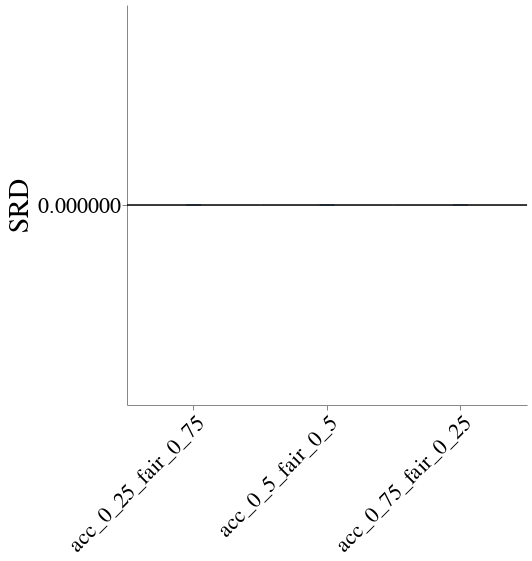

The notebook cell saved with this chart:
### Code cell
create_box_plot_per_dataset_and_case_study(to_plot=best_lp_metrics_per_exp_config_df,
                                           exp_name=EXP_NAME,
                                           dataset_name=DATASET_NAME,
                                           case_study_name=CASE_STUDY_NAME,
                                           metric_name="Selection_Rate_Difference",
                                           group="race")

### Figure 1 — Vega-Lite specification as saved in the notebook (floating-point values rounded to 4 significant figures)
{"config": {"view": {"continuousWidth": 400, "continuousHeight": 300, "stroke": null}, "axis": {"labelFontSize": 22, "labelFontWeight": "normal", "titleFontSize": 28, "titleFontWeight": "normal"}, "title": {"fontSize": 28}}, "data": {"name": "data-49c5fe7391e8cd1f70051400ede22648"}, "mark": {"type": "boxplot", "color": "orange", "median": {"stroke": "black", "strokeWidth": 0.7}, "ticks": true}, "encoding": {"x": {"axis": {"labelAngle": -45, "labelLimit": 500}, "field": "exp_config_name", "title": null, "type": "nominal"}, "y": {"field": "disparity_metric_value", "scale": {"zero": false}, "title": "SRD", "type": "quantitative"}}, "height": 400, "width": 400, "$schema": "https://vega.github.io/schema/vega-lite/v4.17.0.json", "datasets": {"data-49c5fe7391e8cd1f70051400ede22648": [{"exp_config_name": "acc_0_25_fair_0_75", "run_num": 1, "logical_pipeline_uuid": "Tm9uZSZOT19GQUlSTkVTU19JTlRFUlZFTlRJT04mZ2FuZGFsZl9jbGY=", "physical_pipeline_uuid": "aee3bce1-aee2-4c04-a84d-84ad31bf0b34", "compound_pp_quality": 0.9848, "metric": "Selection_Rate_Difference", "model_name": "gandalf_clf", "runtime_in_mins": 1.577, "dataset_name": "law_school", "logical_pipeline_name": "None&NO_FAIRNESS_INTERVENTION&gandalf_clf", "null_imputer_name": "None", "fairness_intervention_name": "NO_FAIRNESS_INTERVENTION", "male&race_dis": 1.0, "male&race_priv": 1.0, "male_dis": 1.0, "male_priv": 1.0, "overall": 1.0, "race_dis": 1.0, "race_priv": 1.0, "disparity_metric_value": 0.0}, {"exp_config_name": "acc_0_25_fair_0_75", "run_num": 2, "logical_pipeline_uuid": "Tm9uZSZOT19GQUlSTkVTU19JTlRFUlZFTlRJT04mZ2FuZGFsZl9jbGY=", "physical_pipeline_uuid": "76be8e9e-6ced-469b-a0ab-b892f92cdba3", "compound_pp_quality": 0.9847, "metric": "Selection_Rate_Difference", "model_name": "gandalf_clf", "runtime_in_mins": 1.78, "dataset_name": "law_school", "logical_pipeline_name": "None&NO_FAIRNESS_INTERVENTION&gandalf_clf", "null_imputer_name": "None", "fairness_intervention_name": "NO_FAIRNESS_INTERVENTION", "male&race_dis": 1.0, "male&race_priv": 1.0, "male_dis": 1.0, "male_priv": 1.0, "overall": 1.0, "race_dis": 1.0, "race_priv": 1.0, "disparity_metric_value": 0.0}, {"exp_config_name": "acc_0_25_fair_0_75", "run_num": 3, "logical_pipeline_uuid": "Tm9uZSZOT19GQUlSTkVTU19JTlRFUlZFTlRJT04mZ2FuZGFsZl9jbGY=", "physical_pipeline_uuid": "cf55d925-d743-46d4-8f99-e6693a5716bb", "compound_pp_quality": 0.9854, "metric": "Selection_Rate_Difference", "model_name": "gandalf_clf", "runtime_in_mins": 0.7831, "dataset_name": "law_school", "logical_pipeline_name": "None&NO_FAIRNESS_INTERVENTION&gandalf_clf", "null_imputer_name": "None", "fairness_intervention_name": "NO_FAIRNESS_INTERVENTION", "male&race_dis": 1.0, "male&race_priv": 1.0, "male_dis": 1.0, "male_priv": 1.0, "overall": 1.0, "race_dis": 1.0, "race_priv": 1.0, "disparity_metric_value": 0.0}, {"exp_config_name": "acc_0_25_fair_0_75", "run_num": 4, "logical_pipeline_uuid": "Tm9uZSZOT19GQUlSTkVTU19JTlRFUlZFTlRJT04mZ2FuZGFsZl9jbGY=", "physical_pipeline_uuid": "b37e011e-e6e6-4fcc-81df-fbfc06fcf3d3", "compound_pp_quality": 0.9862, "metric": "Selection_Rate_Difference", "model_name": "gandalf_clf", "runtime_in_mins": 2.388, "dataset_name": "law_school", "logical_pipeline_name": "None&NO_FAIRNESS_INTERVENTION&gandalf_clf", "null_imputer_name": "None", "fairness_intervention_name": "NO_FAIRNESS_INTERVENTION", "male&race_dis": 1.0, "male&race_priv": 1.0, "male_dis": 1.0, "male_priv": 1.0, "overall": 1.0, "race_dis": 1.0, "race_priv": 1.0, "disparity_metric_value": 0.0}, {"exp_config_name": "acc_0_25_fair_0_75", "run_num": 5, "logical_pipeline_uuid": "Tm9uZSZOT19GQUlSTkVTU19JTlRFUlZFTlRJT04mZ2FuZGFsZl9jbGY=", "physical_pipeline_uuid": "767029af-4e46-45cb-a385-a58b1b96ef9b", "compound_pp_quality": 0.9856, "metric": "Selection_Rate_Difference", "model_name": "gandalf_clf", "runtime_in_mins": 1.687, "dataset_name": "law_school", "logical_pipeline_name": "None&NO_FAIRNESS_INTERVENTION&gandalf_clf", "null_imputer_name": "None", "fairness_intervention_name": "NO_FAIRNESS_INTERVENTION", "male&race_dis": 1.0, "male&race_priv": 1.0, "male_dis": 1.0, "male_priv": 1.0, "overall": 1.0, "race_dis": 1.0, "race_priv": 1.0, "disparity_metric_value": 0.0}, {"exp_config_name": "acc_0_5_fair_0_5", "run_num": 1, "logical_pipeline_uuid": "Tm9uZSZOT19GQUlSTkVTU19JTlRFUlZFTlRJT04mZ2FuZGFsZl9jbGY=", "physical_pipeline_uuid": "486024af-d55d-4df2-8022-f37bc8c6972b", "compound_pp_quality": 0.9697, "metric": "Selection_Rate_Difference", "model_name": "gandalf_clf", "runtime_in_mins": 1.581, "dataset_name": "law_school", "logical_pipeline_name": "None&NO_FAIRNESS_INTERVENTION&gandalf_clf", "null_imputer_name": "None", "fairness_intervention_name": "NO_FAIRNESS_INTERVENTION", "male&race_dis": 1.0, "male&race_priv": 1.0, "male_dis": 1.0, "male_priv": 1.0, "overall": 1.0, "race_dis": 1.0, "race_priv": 1.0, "disparity_metric_value": 0.0}, {"exp_config_name": "acc_0_5_fair_0_5", "run_num": 2, "logical_pipeline_uuid": "Tm9uZSZOT19GQUlSTkVTU19JTlRFUlZFTlRJT04mZ2FuZGFsZl9jbGY=", "physical_pipeline_uuid": "18c69847-8449-4056-9b77-1d59270a62bd", "compound_pp_quality": 0.9694, "metric": "Selection_Rate_Difference", "model_name": "gandalf_clf", "runtime_in_mins": 1.656, "dataset_name": "law_school", "logical_pipeline_name": "None&NO_FAIRNESS_INTERVENTION&gandalf_clf", "null_imputer_name": "None", "fairness_intervention_name": "NO_FAIRNESS_INTERVENTION", "male&race_dis": 1.0, "male&race_priv": 1.0, "male_dis": 1.0, "male_priv": 1.0, "overall": 1.0, "race_dis": 1.0, "race_priv": 1.0, "disparity_metric_value": 0.0}, {"exp_config_name": "acc_0_5_fair_0_5", "run_num": 3, "logical_pipeline_uuid": "Tm9uZSZOT19GQUlSTkVTU19JTlRFUlZFTlRJT04mZ2FuZGFsZl9jbGY=", "physical_pipeline_uuid": "203c9e84-b2dc-4679-8623-0e97c5001b05", "compound_pp_quality": 0.9708, "metric": "Selection_Rate_Difference", "model_name": "gandalf_clf", "runtime_in_mins": 0.8037, "dataset_name": "law_school", "logical_pipeline_name": "None&NO_FAIRNESS_INTERVENTION&gandalf_clf", "null_imputer_name": "None", "fairness_intervention_name": "NO_FAIRNESS_INTERVENTION", "male&race_dis": 1.0, "male&race_priv": 1.0, "male_dis": 1.0, "male_priv": 1.0, "overall": 1.0, "race_dis": 1.0, "race_priv": 1.0, "disparity_metric_value": 0.0}, {"exp_config_name": "acc_0_5_fair_0_5", "run_num": 4, "logical_pipeline_uuid": "Tm9uZSZOT19GQUlSTkVTU19JTlRFUlZFTlRJT04mZ2FuZGFsZl9jbGY=", "physical_pipeline_uuid": "4ad062bc-93db-473e-90fe-aa58dfd6ddcd", "compound_pp_quality": 0.9725, "metric": "Selection_Rate_Difference", "model_name": "gandalf_clf", "runtime_in_mins": 1.652, "dataset_name": "law_school", "logical_pipeline_name": "None&NO_FAIRNESS_INTERVENTION&gandalf_clf", "null_imputer_name": "None", "fairness_intervention_name": "NO_FAIRNESS_INTERVENTION", "male&race_dis": 1.0, "male&race_priv": 1.0, "male_dis": 1.0, "male_priv": 1.0, "overall": 1.0, "race_dis": 1.0, "race_priv": 1.0, "disparity_metric_value": 0.0}, {"exp_config_name": "acc_0_5_fair_0_5", "run_num": 5, "logical_pipeline_uuid": "Tm9uZSZOT19GQUlSTkVTU19JTlRFUlZFTlRJT04mZ2FuZGFsZl9jbGY=", "physical_pipeline_uuid": "9ab8bc91-4a99-495c-80bb-d37091e852fa", "compound_pp_quality": 0.9713, "metric": "Selection_Rate_Difference", "model_name": "gandalf_clf", "runtime_in_mins": 2.415, "dataset_name": "law_school", "logical_pipeline_name": "None&NO_FAIRNESS_INTERVENTION&gandalf_clf", "null_imputer_name": "None", "fairness_intervention_name": "NO_FAIRNESS_INTERVENTION", "male&race_dis": 1.0, "male&race_priv": 1.0, "male_dis": 1.0, "male_priv": 1.0, "overall": 1.0, "race_dis": 1.0, "race_priv": 1.0, "disparity_metric_value": 0.0}, {"exp_config_name": "acc_0_75_fair_0_25", "run_num": 1, "logical_pipeline_uuid": "Tm9uZSZOT19GQUlSTkVTU19JTlRFUlZFTlRJT04mZ2FuZGFsZl9jbGY=", "physical_pipeline_uuid": "e45220cd-1048-4381-9272-ce28f656eb15", "compound_pp_quality": 0.9545, "metric": "Selection_Rate_Difference", "model_name": "gandalf_clf", "runtime_in_mins": 1.588, "dataset_name": "law_school", "logical_pipeline_name": "None&NO_FAIRNESS_INTERVENTION&gandalf_clf", "null_imputer_name": "None", "fairness_intervention_name": "NO_FAIRNESS_INTERVENTION", "male&race_dis": 1.0, "male&race_priv": 1.0, "male_dis": 1.0, "male_priv": 1.0, "overall": 1.0, "race_dis": 1.0, "race_priv": 1.0, "disparity_metric_value": 0.0}, {"exp_config_name": "acc_0_75_fair_0_25", "run_num": 2, "logical_pipeline_uuid": "Tm9uZSZOT19GQUlSTkVTU19JTlRFUlZFTlRJT04mZ2FuZGFsZl9jbGY=", "physical_pipeline_uuid": "385565bb-bf81-49ce-a451-b30b7384b01a", "compound_pp_quality": 0.9541, "metric": "Selection_Rate_Difference", "model_name": "gandalf_clf", "runtime_in_mins": 1.167, "dataset_name": "law_school", "logical_pipeline_name": "None&NO_FAIRNESS_INTERVENTION&gandalf_clf", "null_imputer_name": "None", "fairness_intervention_name": "NO_FAIRNESS_INTERVENTION", "male&race_dis": 1.0, "male&race_priv": 1.0, "male_dis": 1.0, "male_priv": 1.0, "overall": 1.0, "race_dis": 1.0, "race_priv": 1.0, "disparity_metric_value": 0.0}, {"exp_config_name": "acc_0_75_fair_0_25", "run_num": 3, "logical_pipeline_uuid": "Tm9uZSZOT19GQUlSTkVTU19JTlRFUlZFTlRJT04mZ2FuZGFsZl9jbGY=", "physical_pipeline_uuid": "ec1f8ca4-8af7-4928-b021-14c79c7c5557", "compound_pp_quality": 0.9562, "metric": "Selection_Rate_Difference", "model_name": "gandalf_clf", "runtime_in_mins": 2.71, "dataset_name": "law_school", "logical_pipeline_name": "None&NO_FAIRNESS_INTERVENTION&gandalf_clf", "null_imputer_name": "None", "fairness_intervention_name": "NO_FAIRNESS_INTERVENTION", "male&race_dis": 1.0, "male&race_priv": 1.0, "male_dis": 1.0, "male_priv": 1.0, "overall": 1.0, "race_dis": 1.0, "race_priv": 1.0, "disparity_metric_value": 0.0}, {"exp_config_name": "acc_0_75_fair_0_25", "run_num": 4, "logical_pipeline_uuid": "Tm9uZSZOT19GQUlSTkVTU19JTlRFUlZFTlRJT04mZ2FuZGFsZl9jbGY=", "physical_pipeline_uuid": "8e5c5680-cd98-45a7-9f2f-72aabf6584fc", "compound_pp_quality": 0.9587, "metric": "Selection_Rate_Difference", "model_name": "gandalf_clf", "runtime_in_mins": 1.536, "dataset_name": "law_school", "logical_pipeline_name": "None&NO_FAIRNESS_INTERVENTION&gandalf_clf", "null_imputer_name": "None", "fairness_intervention_name": "NO_FAIRNESS_INTERVENTION", "male&race_dis": 1.0, "male&race_priv": 1.0, "male_dis": 1.0, "male_priv": 1.0, "overall": 1.0, "race_dis": 1.0, "race_priv": 1.0, "disparity_metric_value": 0.0}, {"exp_config_name": "acc_0_75_fair_0_25", "run_num": 5, "logical_pipeline_uuid": "Tm9uZSZOT19GQUlSTkVTU19JTlRFUlZFTlRJT04mZ2FuZGFsZl9jbGY=", "physical_pipeline_uuid": "b5c3ceac-9ffd-4dcf-8c82-ddbd76f67c2d", "compound_pp_quality": 0.9569, "metric": "Selection_Rate_Difference", "model_name": "gandalf_clf", "runtime_in_mins": 2.897, "dataset_name": "law_school", "logical_pipeline_name": "None&NO_FAIRNESS_INTERVENTION&gandalf_clf", "null_imputer_name": "None", "fairness_intervention_name": "NO_FAIRNESS_INTERVENTION", "male&race_dis": 1.0, "male&race_priv": 1.0, "male_dis": 1.0, "male_priv": 1.0, "overall": 1.0, "race_dis": 1.0, "race_priv": 1.0, "disparity_metric_value": 0.0}]}}
